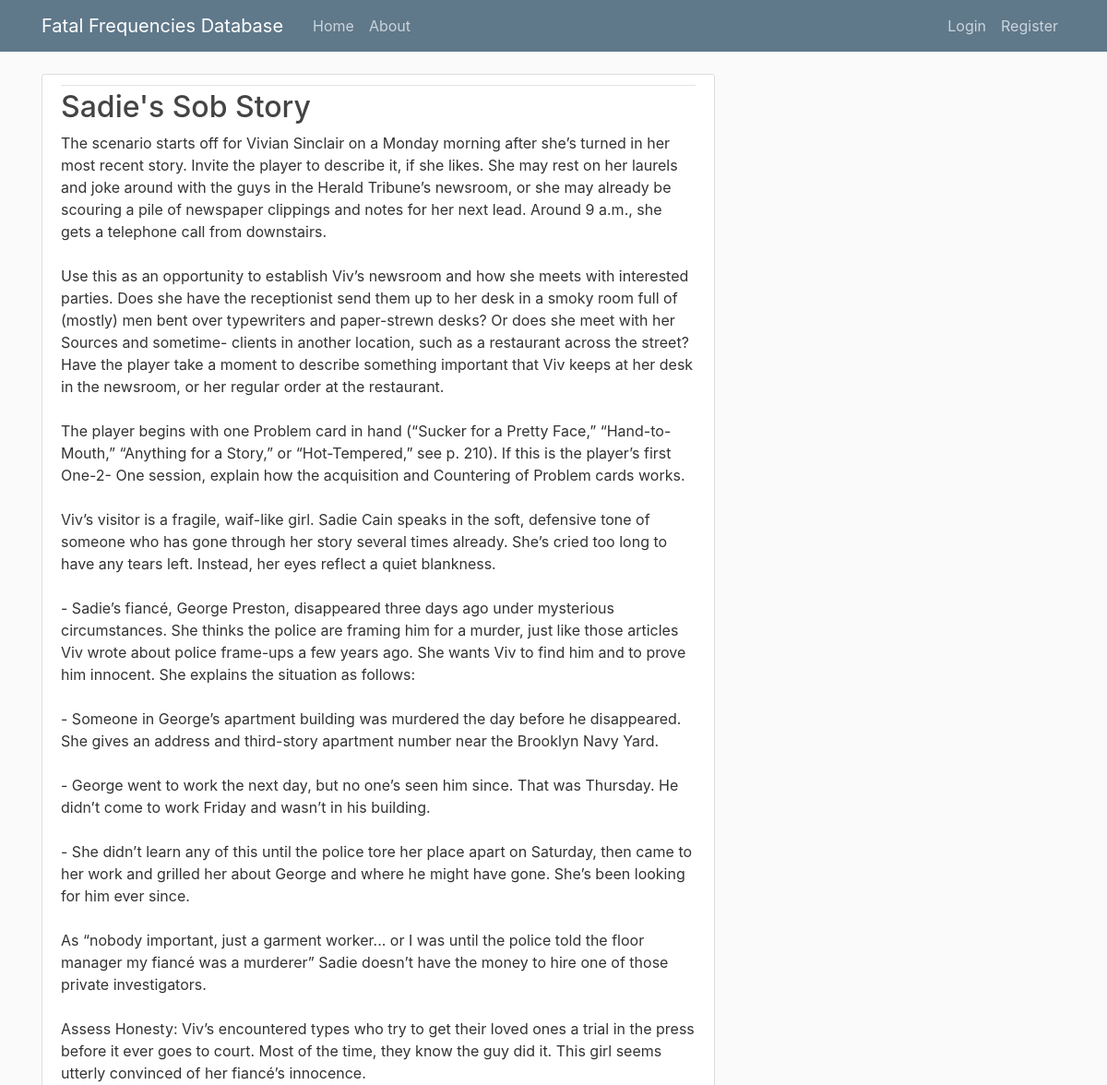
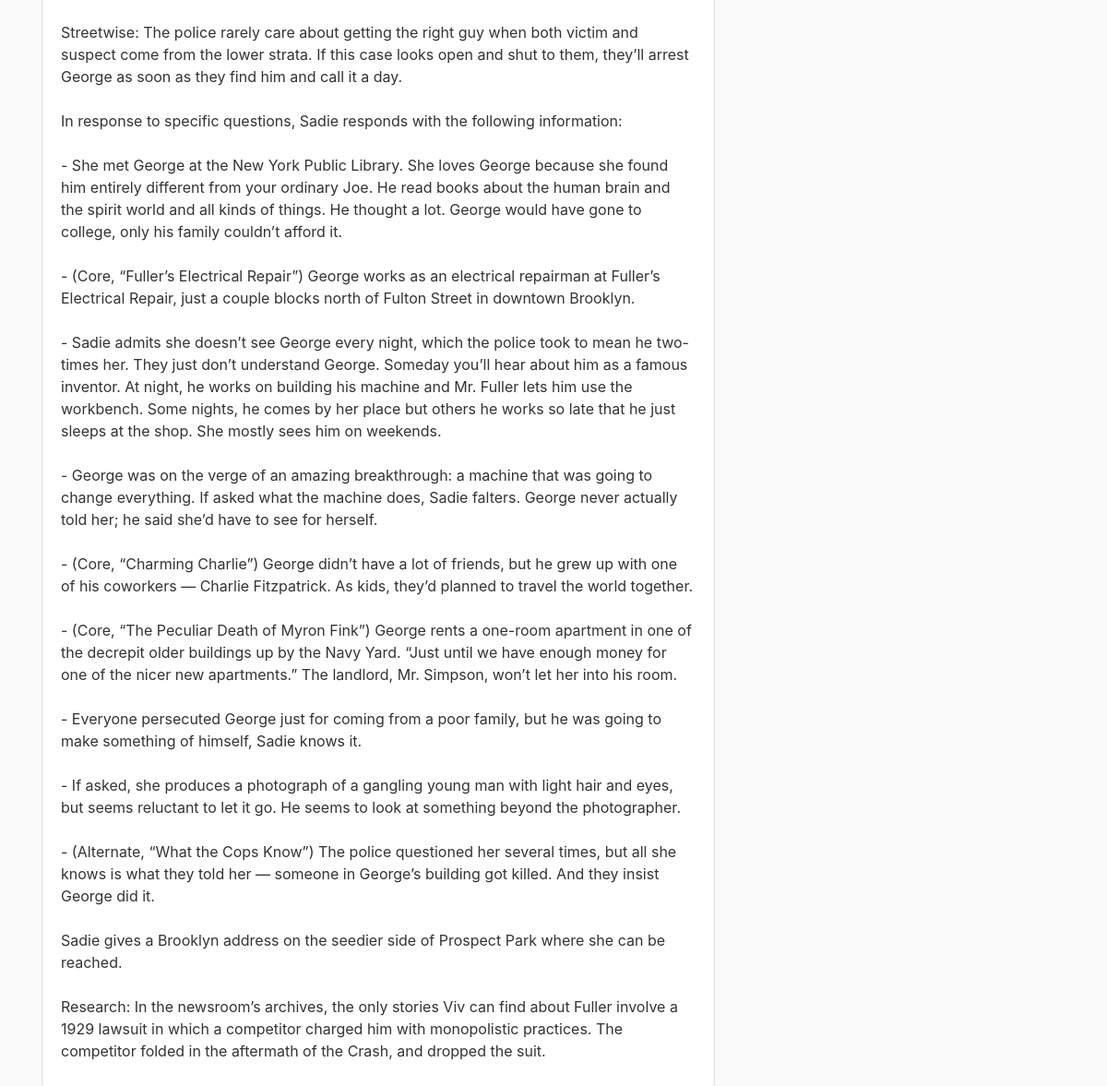
/post/1, run on the app's committed database (2 pictures, top to bottom).
### flaskblog/models.py (models this page shows, shortened)
class Post(db.Model):
    id = db.Column(db.Integer, primary_key=True)
    title = db.Column(db.String(100), nullable=False)
    date_posted = db.Column(db.DateTime, nullable=False, default=datetime.utcnow)
    content = db.Column(db.Text, nullable=False)
    user_id = db.Column(db.Integer, db.ForeignKey('user.id'), nullable=False)

### flaskblog/routes.py (the view)
@app.route("/post/<int:post_id>")
def post(post_id):
    post = Post.query.get_or_404(post_id)
    return render_template('post.html', title=post.title, post=post)

### flaskblog/templates/post.html (shortened to what this page needs)
{% extends "layout.html" %}
{% block content %}
  <article class="media content-section">
    <div class="media-body">
      <div class="article-metadata">
      </div>
      <h2 class="article-title">{{ post.title }}</h2>
      <p class="article-content">{{ post.content }}</p>
    </div>
  </article>
{% endblock content %}

### flaskblog/static/main.css (style rules this page uses)
body { background: #fafafa; color: #333333; margin-top: 5rem; }
h1, h2, h3, h4, h5, h6 { color: #444444; }
.content-section { background: #ffffff; padding: 10px 20px; border: 1px solid #dddddd; border-radius: 3px; margin-bottom: 20px; }
.article-title { color: #444444; }
.article-content { white-space: pre-line; }
.article-metadata { padding-bottom: 1px; margin-bottom: 4px; border-bottom: 1px solid #e3e3e3 }

### data on the page
Post: title "Sadie's Sob Story", content "The scenario starts off for Vivian Sinclair on a Monday morning after she’s turned in her most recent story. Invite the player to describe it, if she likes. She may rest on her laurels and joke around with the guys in the Herald Tribune’s newsroom, or she may already be scouring a pile of newspaper clippings and notes for her next lead. Around 9 a.m., she gets a telephone call from downstairs. Use this as an opportunity to establish Viv’s newsroom and how she meets with interested parties. Does she have the receptionist send them up to her desk in a smoky room full of (mostly) men bent over typewriters and paper-strewn desks? Or does she meet with her Sources and sometime- clients in…"
